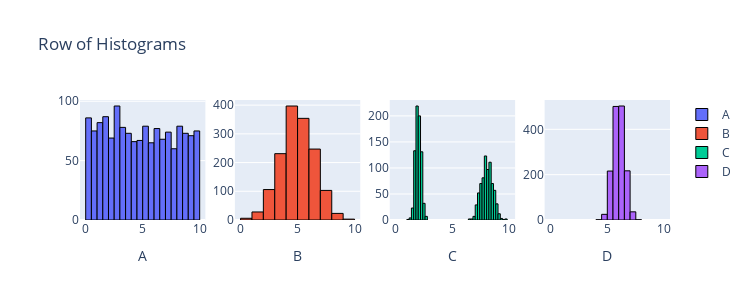

Notebook cell for this chart:
### Markdown cell above
#### 4. Run the code below and look at the resulting figure of distrubutions and then answer the following questions

1. Which datasets have similar means and similar variances
2. Which datasets have similar means but quite different variances
3. Which datasets have similar variances but quite different means
4. Which datasets have quite different means and quite different variances
    
<details class="details-example"><summary style="color:blue"><u>Further Guidance</u></summary>
    
> Can you answer these questions immediately? If not, first review what the basic ideas of **sample means** and **sample standard deviations** (and **sample variances**) are. Their mathematical definitions are given below, and are useful for understanding the intuition of these concepts in terms of "averages" of things, like "observations" or "squared differences" (and then perhaps square-rooted). But there are other ways to "intuitively visually" understand **sample means** and **sample standard deviations** (and **sample variances**) which a ChatBot would be able to discuss with you.
>
> - sample mean $\displaystyle \bar x = \frac{1}{n}\sum_{i=1}^n x_i$ 
> - sample variance $\displaystyle s^2 = \frac{1}{n-1}\sum_{i=1}^n (x_i-\bar x)^2$
> - sample standard deviation $\displaystyle s = \sqrt{s^2}$
>
> It's potentially maybe possible that you or a ChatBot could answer these questions by looking at the code that produced the data you're considering. But if you're trying to check and understand things that way, you should instead consider just calculate the statistics that answer the questions themselves...
> - `np.mean(df.col)` or `df.col.mean()`
> - `np.std(df.col, dof=1)` / `np.var(df.col, dof=1)` or `df.col.std(dof=1)` / `df.col.var(dof=1)`
>
> _If you are resorting to calculating the statistics that answer the questions, try to understand the answers after you have them... just getting the "right" answers kind of defeats the point of this exercise..._
>
> - The difference between trying to answer this question using the code that produced the data versus calculating the statistics from the data comes down to the difference between **parameters** and **statistics**, but this will be discussed in the lecture... in the meantime, howevever, if you're curious about this... you could consider prompting a ChatBot to explain the difference between **parameters** and **statistics**...
>     - ... this would naturally lead to some discussion of the relationship between **populations** and **samples**, and from there it would only be a little further to start working to understand the relationship between **statistics** and **parameters** and how they connect to *populations* and *samples* (and hence each other)...    
    
</details>

### Code cell
from scipy import stats
import plotly.graph_objects as go
from plotly.subplots import make_subplots
import numpy as np

n = 1500
data1 = stats.uniform.rvs(0, 10, size=n)
data2 = stats.norm.rvs(5, 1.5, size=n)
data3 = np.r_[stats.norm.rvs(2, 0.25, size=int(n/2)), stats.norm.rvs(8, 0.5, size=int(n/2))]
data4 = stats.norm.rvs(6, 0.5, size=n)

fig = make_subplots(rows=1, cols=4)

fig.add_trace(go.Histogram(x=data1, name='A', nbinsx=30, marker=dict(line=dict(color='black', width=1))), row=1, col=1)
fig.add_trace(go.Histogram(x=data2, name='B', nbinsx=15, marker=dict(line=dict(color='black', width=1))), row=1, col=2)
fig.add_trace(go.Histogram(x=data3, name='C', nbinsx=45, marker=dict(line=dict(color='black', width=1))), row=1, col=3)
fig.add_trace(go.Histogram(x=data4, name='D', nbinsx=15, marker=dict(line=dict(color='black', width=1))), row=1, col=4)

fig.update_layout(height=300, width=750, title_text="Row of Histograms")
fig.update_xaxes(title_text="A", row=1, col=1)
fig.update_xaxes(title_text="B", row=1, col=2)
fig.update_xaxes(title_text="C", row=1, col=3)
fig.update_xaxes(title_text="D", row=1, col=4)
fig.update_xaxes(range=[-0.5, 10.5])

for trace in fig.data:
    trace.xbins = dict(start=0, end=10)
    
# This code was produced by just making requests to Microsoft Copilot
# https://github.com/pointOfive/stat130chat130/blob/main/CHATLOG/wk3/COP/SLS/0001_concise_makeAplotV1.md

fig.show(renderer="png") # USE `fig.show(renderer="png")` FOR ALL GitHub and MarkUs SUBMISSIONS

### Figure 1 — Plotly figure (JSON) as saved in the notebook; plotly's stock layout.template omitted (floating-point values rounded to 4 significant figures; data arrays with more than 128 entries replaced by an {"elided": "..."} marker saying what was removed)
{"data": [{"marker": {"line": {"color": "black", "width": 1}}, "name": "A", "nbinsx": 30, "type": "histogram", "x": {"elided": "1500 float values"}, "xaxis": "x", "xbins": {"end": 10, "start": 0}, "yaxis": "y"}, {"marker": {"line": {"color": "black", "width": 1}}, "name": "B", "nbinsx": 15, "type": "histogram", "x": {"elided": "1500 float values"}, "xaxis": "x2", "xbins": {"end": 10, "start": 0}, "yaxis": "y2"}, {"marker": {"line": {"color": "black", "width": 1}}, "name": "C", "nbinsx": 45, "type": "histogram", "x": {"elided": "1500 float values"}, "xaxis": "x3", "xbins": {"end": 10, "start": 0}, "yaxis": "y3"}, {"marker": {"line": {"color": "black", "width": 1}}, "name": "D", "nbinsx": 15, "type": "histogram", "x": {"elided": "1500 float values"}, "xaxis": "x4", "xbins": {"end": 10, "start": 0}, "yaxis": "y4"}], "layout": {"height": 300, "title": {"text": "Row of Histograms"}, "width": 750, "xaxis": {"anchor": "y", "domain": [0, 0.2125], "range": [-0.5, 10.5], "title": {"text": "A"}}, "xaxis2": {"anchor": "y2", "domain": [0.2625, 0.475], "range": [-0.5, 10.5], "title": {"text": "B"}}, "xaxis3": {"anchor": "y3", "domain": [0.525, 0.7375], "range": [-0.5, 10.5], "title": {"text": "C"}}, "xaxis4": {"anchor": "y4", "domain": [0.7875, 1], "range": [-0.5, 10.5], "title": {"text": "D"}}, "yaxis": {"anchor": "x", "domain": [0, 1]}, "yaxis2": {"anchor": "x2", "domain": [0, 1]}, "yaxis3": {"anchor": "x3", "domain": [0, 1]}, "yaxis4": {"anchor": "x4", "domain": [0, 1]}}}
